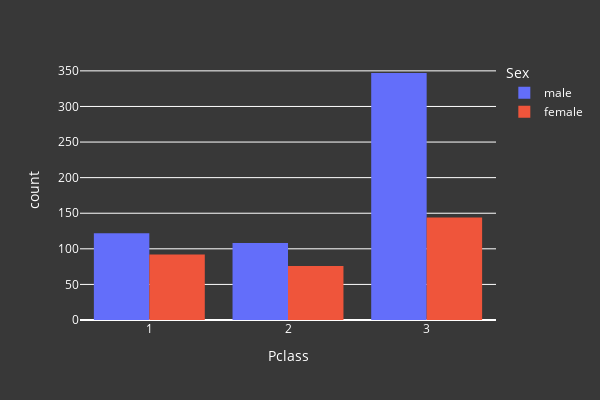

The notebook cell this image was saved under:
### Code cell
fig = px.histogram(processed_df, x="Pclass", y="Survived",
             color='Sex', barmode='group',
             histfunc='count',
             width=600, height=400)
fig.update_layout(**layout_options)
fig.show()

### Figure 1 — Plotly figure (JSON) as saved in the notebook; plotly's stock layout.template omitted (floating-point values rounded to 4 significant figures; data arrays with more than 128 entries replaced by an {"elided": "..."} marker saying what was removed)
{"data": [{"alignmentgroup": "True", "bingroup": "x", "histfunc": "count", "hovertemplate": "Sex=male<br>Pclass=%{x}<br>count=%{y}<extra></extra>", "legendgroup": "male", "marker": {"color": "#636efa", "pattern": {"shape": ""}}, "name": "male", "offsetgroup": "male", "orientation": "v", "showlegend": true, "type": "histogram", "x": {"elided": "577 int values"}, "xaxis": "x", "y": {"elided": "577 int values"}, "yaxis": "y"}, {"alignmentgroup": "True", "bingroup": "x", "histfunc": "count", "hovertemplate": "Sex=female<br>Pclass=%{x}<br>count=%{y}<extra></extra>", "legendgroup": "female", "marker": {"color": "#EF553B", "pattern": {"shape": ""}}, "name": "female", "offsetgroup": "female", "orientation": "v", "showlegend": true, "type": "histogram", "x": {"elided": "312 int values"}, "xaxis": "x", "y": {"elided": "312 int values"}, "yaxis": "y"}], "layout": {"barmode": "group", "height": 400, "legend": {"font": {"color": "white"}, "title": {"text": "Sex"}, "tracegroupgap": 0}, "margin": {"t": 60}, "paper_bgcolor": "#383838", "plot_bgcolor": "#383838", "title": {"font": {"color": "white"}}, "width": 600, "xaxis": {"anchor": "y", "color": "white", "domain": [0, 1], "title": {"text": "Pclass"}}, "yaxis": {"anchor": "x", "color": "white", "domain": [0, 1], "title": {"text": "count"}}}}
